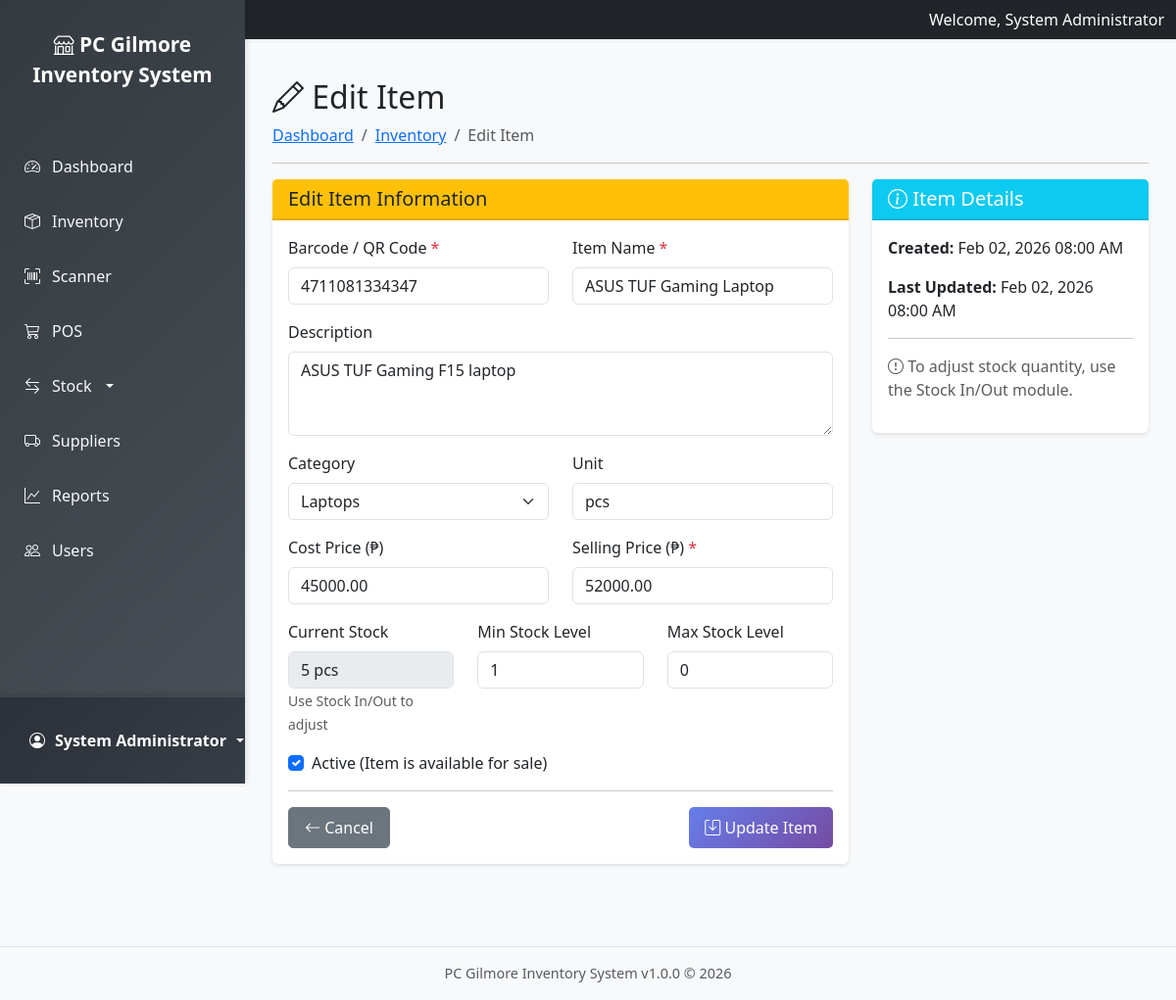
Screenshot of /modules/inventory/edit.php?id=2 (signed in) with the database file from the repository.
### tables this page shows
CREATE TABLE IF NOT EXISTS items (
    item_id INT PRIMARY KEY AUTO_INCREMENT,
    barcode VARCHAR(50) UNIQUE NOT NULL,
    item_name VARCHAR(200) NOT NULL,
    description TEXT,
    category_id INT,
    supplier_id INT,
    cost_price DECIMAL(10,2) NOT NULL DEFAULT 0.00,
    selling_price DECIMAL(10,2) NOT NULL DEFAULT 0.00,
    stock_quantity INT NOT NULL DEFAULT 0,
    min_stock_level INT DEFAULT 0,
    max_stock_level INT DEFAULT 0,
    unit VARCHAR(20) DEFAULT 'pcs',
    is_active BOOLEAN DEFAULT TRUE,
    created_at TIMESTAMP DEFAULT CURRENT_TIMESTAMP,
    updated_at TIMESTAMP DEFAULT CURRENT_TIMESTAMP ON UPDATE CURRENT_TIMESTAMP,
    FOREIGN KEY (category_id) REFERENCES categories(category_id),
    FOREIGN KEY (supplier_id) REFERENCES suppliers(supplier_id)
);

CREATE TABLE IF NOT EXISTS categories (
    category_id INT PRIMARY KEY AUTO_INCREMENT,
    category_name VARCHAR(100) NOT NULL,
    description TEXT,
    is_active BOOLEAN DEFAULT TRUE,
    created_at TIMESTAMP DEFAULT CURRENT_TIMESTAMP
);

### includes/functions.php (called while the page is built, shortened)
<?php
function sanitize($data) {
    return htmlspecialchars(strip_tags(trim($data)), ENT_QUOTES, 'UTF-8');
}
function formatDateTime($datetime, $format = 'M d, Y h:i A') {
    return date($format, strtotime($datetime));
}

### modules/inventory/edit.php (the view, shortened to what this page needs)
<?php
$item = null;
try {
    $db = Database::getInstance()->getConnection();
    $item_id = intval($_GET['id'] ?? 0);
    $stmt = $db->prepare("SELECT * FROM items WHERE item_id = ?");
    $stmt->execute([$item_id]);
    $item = $stmt->fetch();
    $categoriesStmt = $db->query("SELECT * FROM categories WHERE is_active = 1 ORDER BY category_name");
    $categories = $categoriesStmt->fetchAll();
} catch (Exception $e) {
    error_log("Edit item error: " . $e->getMessage());
    $message = "Error updating item.";
    $messageType = 'danger';
}
include '../../includes/header.php';
?>
<div class="row">
    <div class="col-12">
        <h2><i class="bi bi-pencil"></i> Edit Item</h2>
        <nav aria-label="breadcrumb">
            <ol class="breadcrumb">
                <li class="breadcrumb-item"><a href="<?php echo BASE_URL; ?>index.php">Dashboard</a></li>
                <li class="breadcrumb-item"><a href="index.php">Inventory</a></li>
                <li class="breadcrumb-item active">Edit Item</li>
            </ol>
        </nav>
        <hr>
    </div>
</div>
<div class="row">
    <div class="col-lg-8">
        <div class="card">
            <div class="card-header bg-warning text-dark">
                <h5 class="mb-0">Edit Item Information</h5>
            </div>
            <div class="card-body">
                <form method="POST">
                    <div class="row">
                        <div class="col-md-6 mb-3">
                            <label for="barcode" class="form-label">Barcode / QR Code <span class="text-danger">*</span></label>
                            <input type="text" class="form-control" id="barcode" name="barcode" required
                                   value="<?php echo htmlspecialchars($item['barcode']); ?>">
                        </div>
                        <div class="col-md-6 mb-3">
                            <label for="item_name" class="form-label">Item Name <span class="text-danger">*</span></label>
                            <input type="text" class="form-control" id="item_name" name="item_name" required
                                   value="<?php echo htmlspecialchars($item['item_name']); ?>">
                        </div>
                    </div>
                    <div class="mb-3">
                        <label for="description" class="form-label">Description</label>
                        <textarea class="form-control" id="description" name="description" rows="3"><?php echo htmlspecialchars($item['description']); ?></textarea>
                    </div>
                    <div class="row">
                        <div class="col-md-6 mb-3">
                            <label for="category_id" class="form-label">Category</label>
                            <select class="form-select" id="category_id" name="category_id">
                                <?php foreach ($categories as $cat): ?>
                                    <option value="<?php echo $cat['category_id']; ?>"
                                            <?php echo $item['category_id'] == $cat['category_id'] ? 'selected' : ''; ?>>
                                        <?php echo sanitize($cat['category_name']); ?>
                                    </option>
                                <?php endforeach; ?>
                            </select>
                        </div>
                        <div class="col-md-6 mb-3">
                            <label for="unit" class="form-label">Unit</label>
                            <input type="text" class="form-control" id="unit" name="unit"
                                   value="<?php echo htmlspecialchars($item['unit']); ?>">
                        </div>
                    </div>
                    <div class="row">
                        <div class="col-md-6 mb-3">
                            <label for="cost_price" class="form-label">Cost Price (₱)</label>
                            <input type="number" class="form-control currency-input" id="cost_price" name="cost_price"
                                   step="0.01" min="0" value="<?php echo $item['cost_price']; ?>" required>
                        </div>
                        <div class="col-md-6 mb-3">
                            <label for="selling_price" class="form-label">Selling Price (₱) <span class="text-danger">*</span></label>
                            <input type="number" class="form-control currency-input" id="selling_price" name="selling_price"
                                   step="0.01" min="0" value="<?php echo $item['selling_price']; ?>" required>
                        </div>
                    </div>
                    <div class="row">
                        <div class="col-md-4 mb-3">
                            <label class="form-label">Current Stock</label>
                            <input type="text" class="form-control" value="<?php echo $item['stock_quantity']; ?> <?php echo $item['unit']; ?>" disabled>
                            <small class="text-muted">Use Stock In/Out to adjust</small>
                        </div>
                        <div class="col-md-4 mb-3">
                            <label for="min_stock_level" class="form-label">Min Stock Level</label>
                            <input type="number" class="form-control" id="min_stock_level" name="min_stock_level"
                                   min="0" value="<?php echo $item['min_stock_level']; ?>">
                        </div>
                        <div class="col-md-4 mb-3">
                            <label for="max_stock_level" class="form-label">Max Stock Level</label>
                            <input type="number" class="form-control" id="max_stock_level" name="max_stock_level"
                                   min="0" value="<?php echo $item['max_stock_level']; ?>">
                        </div>
                    </div>
                    <div class="mb-3">
                        <div class="form-check">
                            <input class="form-check-input" type="checkbox" id="is_active" name="is_active"
                                   <?php echo $item['is_active'] ? 'checked' : ''; ?>>
                            <label class="form-check-label" for="is_active">
                                Active (Item is available for sale)
                            </label>
                        </div>
                    </div>
                    <hr>
                    <div class="d-flex justify-content-between">
                        <a href="index.php" class="btn btn-secondary">
                            <i class="bi bi-arrow-left"></i> Cancel
                        </a>
                        <button type="submit" class="btn btn-primary">
                            <i class="bi bi-save"></i> Update Item
                        </button>
                    </div>
                </form>
            </div>
        </div>
    </div>
    <div class="col-lg-4">
        <div class="card">
            <div class="card-header bg-info text-white">
                <h5 class="mb-0"><i class="bi bi-info-circle"></i> Item Details</h5>
            </div>
            <div class="card-body">
                <p><strong>Created:</strong> <?php echo formatDateTime($item['created_at']); ?></p>
                <p><strong>Last Updated:</strong> <?php echo formatDateTime($item['updated_at']); ?></p>
                <hr>
                <p class="text-muted">
                    <i class="bi bi-exclamation-circle"></i>
                    To adjust stock quantity, use the Stock In/Out module.
                </p>
            </div>
        </div>
    </div>
</div>
<?php include '../../includes/footer.php'; ?>

### assets/css/base.css (style rules this page uses)
:root { --primary-color: #667eea; --secondary-color: #764ba2; --success-color: #28a745; --danger-color: #dc3545; --warning-color: #ffc107; --info-color: #17a2b8; }
body { font-family: 'Segoe UI', Tahoma, Geneva, Verdana, sans-serif; background-color: #f8f9fa; margin: 0; padding: 0; overflow-x: hidden; }
html, body { height: 100%; width: 100%; }

### assets/css/layout.css (style rules this page uses)
body { display: block; }

### assets/css/components.css (style rules this page uses)
.card { border: none; box-shadow: 0 2px 4px rgba(0, 0, 0, 0.1); margin-bottom: 20px; transition: transform 0.2s; }
.card-header { font-weight: 600; border-bottom: 2px solid rgba(0, 0, 0, 0.1); }
.btn { border-radius: 5px; padding: 0.5rem 1rem; font-weight: 500; transition: all 0.3s; }
.btn-primary { background: linear-gradient(135deg, var(--primary-color), var(--secondary-color)); border: none; }

### rows the page displays
items: barcode "4711081334347", item_name "ASUS TUF Gaming Laptop", description "ASUS TUF Gaming F15 laptop", category_id "Laptops", unit "pcs", cost_price "45000.00", selling_price "52000.00", stock_quantity+unit "5 pcs", min_stock_level "1", max_stock_level "0", is_active "☑", created_at "Feb 02, 2026 08:00 AM", updated_at "Feb 02, 2026 08:00 AM"

### other values shown
APP_NAME "PC Gilmore Inventory System"
$_SESSION['user_name'] "System Administrator"
APP_VERSION "1.0.0"
